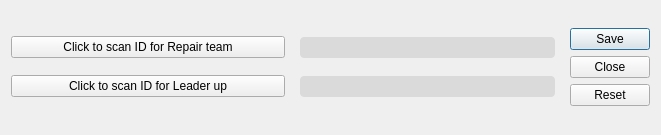
<?xml version='1.0' encoding='utf-8'?>
<ui version="4.0">
 <class>PM_SYSTEM</class>
 <widget class="QDialog" name="PM_SYSTEM">
  <property name="geometry">
   <rect>
    <x>0</x>
    <y>0</y>
    <width>661</width>
    <height>135</height>
   </rect>
  </property>
  <property name="sizePolicy">
   <sizepolicy hsizetype="Preferred" vsizetype="Preferred">
    <horstretch>0</horstretch>
    <verstretch>0</verstretch>
   </sizepolicy>
  </property>
  <property name="minimumSize">
   <size>
    <width>0</width>
    <height>0</height>
   </size>
  </property>
  <property name="windowTitle">
   <string>Dialog</string>
  </property>
  <layout class="QHBoxLayout" name="horizontalLayout">
   <item>
    <widget class="QWidget" name="widget" native="true">
     <property name="sizePolicy">
      <sizepolicy hsizetype="Expanding" vsizetype="Fixed">
       <horstretch>0</horstretch>
       <verstretch>0</verstretch>
      </sizepolicy>
     </property>
     <layout class="QHBoxLayout" name="horizontalLayout_2">
      <property name="leftMargin">
       <number>0</number>
      </property>
      <property name="topMargin">
       <number>0</number>
      </property>
      <property name="rightMargin">
       <number>0</number>
      </property>
      <property name="bottomMargin">
       <number>0</number>
      </property>
      <item>
       <widget class="QWidget" name="widget_2" native="true">
        <property name="sizePolicy">
         <sizepolicy hsizetype="Expanding" vsizetype="Expanding">
          <horstretch>0</horstretch>
          <verstretch>0</verstretch>
         </sizepolicy>
        </property>
        <layout class="QVBoxLayout" name="verticalLayout">
         <property name="spacing">
          <number>0</number>
         </property>
         <property name="leftMargin">
          <number>0</number>
         </property>
         <property name="topMargin">
          <number>0</number>
         </property>
         <property name="rightMargin">
          <number>0</number>
         </property>
         <property name="bottomMargin">
          <number>0</number>
         </property>
         <item>
          <widget class="QWidget" name="widget_4" native="true">
           <layout class="QVBoxLayout" name="verticalLayout_2">
            <property name="spacing">
             <number>0</number>
            </property>
            <property name="leftMargin">
             <number>0</number>
            </property>
            <property name="topMargin">
             <number>0</number>
            </property>
            <property name="rightMargin">
             <number>0</number>
            </property>
            <property name="bottomMargin">
             <number>0</number>
            </property>
            <item>
             <widget class="QPushButton" name="id_repair">
              <property name="text">
               <string>Click to scan ID for Repair team</string>
              </property>
             </widget>
            </item>
           </layout>
          </widget>
         </item>
         <item>
          <widget class="QWidget" name="widget_5" native="true">
           <layout class="QVBoxLayout" name="verticalLayout_3">
            <property name="spacing">
             <number>0</number>
            </property>
            <property name="leftMargin">
             <number>0</number>
            </property>
            <property name="topMargin">
             <number>0</number>
            </property>
            <property name="rightMargin">
             <number>0</number>
            </property>
            <property name="bottomMargin">
             <number>0</number>
            </property>
            <item>
             <widget class="QPushButton" name="id_leader">
              <property name="text">
               <string>Click to scan ID for Leader up</string>
              </property>
             </widget>
            </item>
           </layout>
          </widget>
         </item>
        </layout>
       </widget>
      </item>
      <item>
       <widget class="QWidget" name="widget_3" native="true">
        <property name="sizePolicy">
         <sizepolicy hsizetype="Expanding" vsizetype="Preferred">
          <horstretch>0</horstretch>
          <verstretch>0</verstretch>
         </sizepolicy>
        </property>
        <layout class="QVBoxLayout" name="verticalLayout_4">
         <property name="spacing">
          <number>0</number>
         </property>
         <property name="leftMargin">
          <number>0</number>
         </property>
         <property name="topMargin">
          <number>0</number>
         </property>
         <property name="rightMargin">
          <number>0</number>
         </property>
         <property name="bottomMargin">
          <number>0</number>
         </property>
         <item>
          <widget class="QWidget" name="widget_6" native="true">
           <property name="sizePolicy">
            <sizepolicy hsizetype="Expanding" vsizetype="Preferred">
             <horstretch>0</horstretch>
             <verstretch>0</verstretch>
            </sizepolicy>
           </property>
           <layout class="QVBoxLayout" name="verticalLayout_6" stretch="0">
            <property name="spacing">
             <number>9</number>
            </property>
            <property name="leftMargin">
             <number>9</number>
            </property>
            <property name="topMargin">
             <number>9</number>
            </property>
            <property name="rightMargin">
             <number>9</number>
            </property>
            <property name="bottomMargin">
             <number>9</number>
            </property>
            <item>
             <widget class="QLabel" name="date_time_scan_repair">
              <property name="styleSheet">
               <string notr="true">background-color: rgb(218, 218, 218);
border-radius: 4px;</string>
              </property>
              <property name="text">
               <string />
              </property>
             </widget>
            </item>
           </layout>
          </widget>
         </item>
         <item>
          <widget class="QWidget" name="widget_7" native="true">
           <layout class="QVBoxLayout" name="verticalLayout_5" stretch="0">
            <property name="spacing">
             <number>9</number>
            </property>
            <property name="leftMargin">
             <number>9</number>
            </property>
            <property name="topMargin">
             <number>9</number>
            </property>
            <property name="rightMargin">
             <number>9</number>
            </property>
            <property name="bottomMargin">
             <number>9</number>
            </property>
            <item>
             <widget class="QLabel" name="date_time_scan_leader">
              <property name="styleSheet">
               <string notr="true">background-color: rgb(218, 218, 218);
border-radius: 4px;</string>
              </property>
              <property name="text">
               <string />
              </property>
             </widget>
            </item>
           </layout>
          </widget>
         </item>
        </layout>
       </widget>
      </item>
      <item alignment="Qt::AlignRight">
       <widget class="QWidget" name="widget_8" native="true">
        <property name="sizePolicy">
         <sizepolicy hsizetype="Expanding" vsizetype="Expanding">
          <horstretch>0</horstretch>
          <verstretch>0</verstretch>
         </sizepolicy>
        </property>
        <layout class="QVBoxLayout" name="verticalLayout_7">
         <property name="leftMargin">
          <number>0</number>
         </property>
         <property name="topMargin">
          <number>0</number>
         </property>
         <property name="rightMargin">
          <number>0</number>
         </property>
         <property name="bottomMargin">
          <number>0</number>
         </property>
         <item>
          <widget class="QDialogButtonBox" name="button_Box">
           <property name="sizePolicy">
            <sizepolicy hsizetype="Expanding" vsizetype="Expanding">
             <horstretch>0</horstretch>
             <verstretch>0</verstretch>
            </sizepolicy>
           </property>
           <property name="minimumSize">
            <size>
             <width>0</width>
             <height>0</height>
            </size>
           </property>
           <property name="font">
            <font>
             <kerning>false</kerning>
            </font>
           </property>
           <property name="orientation">
            <enum>Qt::Vertical</enum>
           </property>
           <property name="standardButtons">
            <set>QDialogButtonBox::Close|QDialogButtonBox::Reset|QDialogButtonBox::Save</set>
           </property>
           <property name="centerButtons">
            <bool>false</bool>
           </property>
          </widget>
         </item>
        </layout>
       </widget>
      </item>
     </layout>
    </widget>
   </item>
  </layout>
 </widget>
 <connections>
  <connection>
   <sender>button_Box</sender>
   <signal>accepted()</signal>
   <receiver>PM_SYSTEM</receiver>
   <slot>accept()</slot>
   <hints>
    <hint type="sourcelabel">
     <x>248</x>
     <y>254</y>
    </hint>
    <hint type="destinationlabel">
     <x>157</x>
     <y>274</y>
    </hint>
   </hints>
  </connection>
  <connection>
   <sender>button_Box</sender>
   <signal>rejected()</signal>
   <receiver>PM_SYSTEM</receiver>
   <slot>reject()</slot>
   <hints>
    <hint type="sourcelabel">
     <x>316</x>
     <y>260</y>
    </hint>
    <hint type="destinationlabel">
     <x>286</x>
     <y>274</y>
    </hint>
   </hints>
  </connection>
 </connections>
<customwidgets><customwidget><class>QPushButton</class><extends>QPushButton</extends><header location="global">Custom_Widgets.Theme.h</header><container>1</container></customwidget><customwidget><class>QLabel</class><extends>QLabel</extends><header location="global">Custom_Widgets.Theme.h</header><container>1</container></customwidget></customwidgets></ui>
